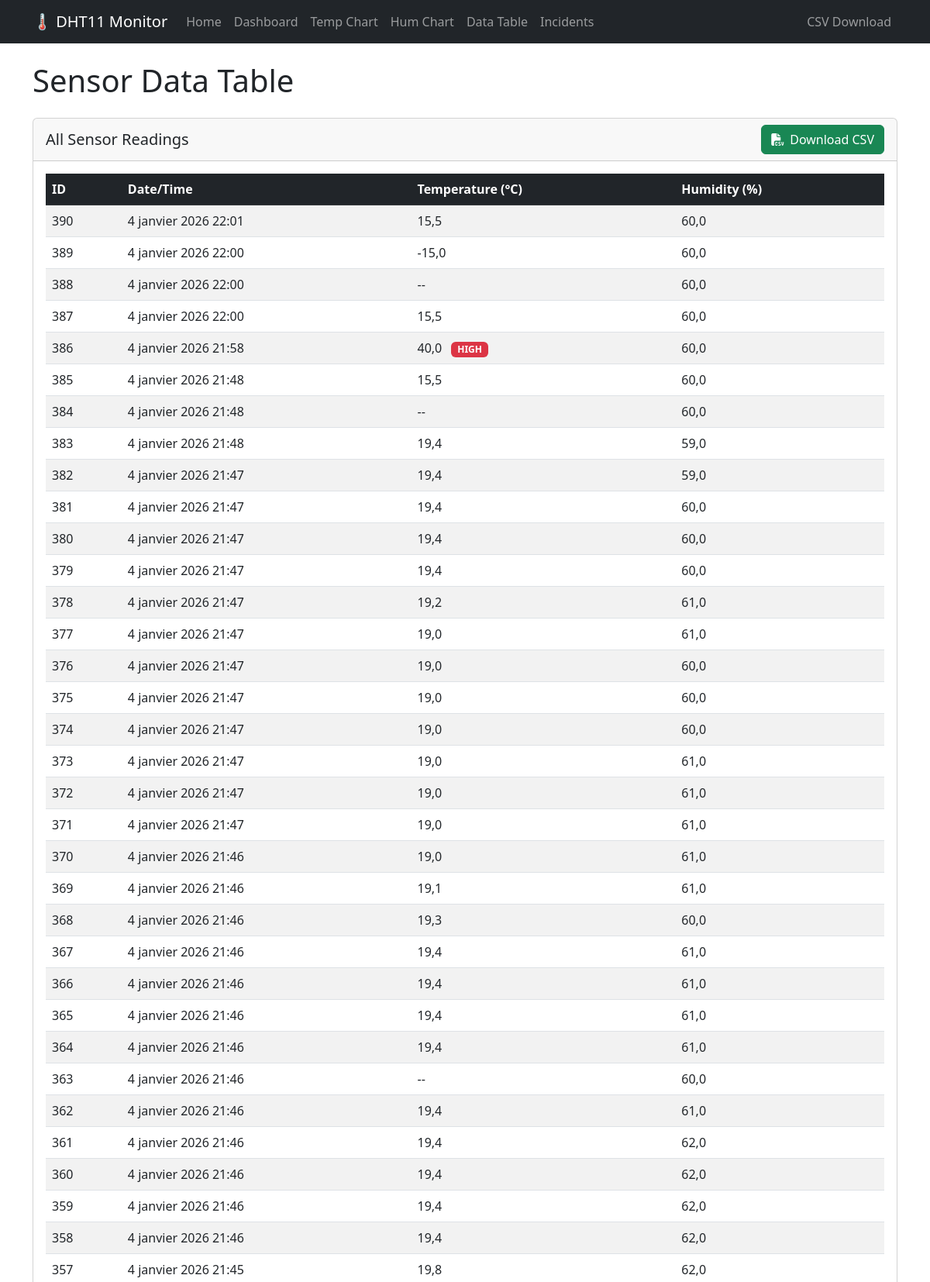
The app's page /data/ (upper part) with its own data.
### DHT/models.py (models this page shows, shortened)
class Dht11(models.Model):
    temp = models.FloatField(null=True, blank=True)
    hum = models.FloatField(null=True, blank=True)
    dt = models.DateTimeField(auto_now_add=True)
    class Meta:
        ordering = ["-dt"]

### DHT/views.py (the view)
# urls.py: path("data/", views.data_table, name="data_table"),
def data_table(request):
    latest_data = Dht11.objects.order_by("-dt")[:50]
    return render(request, "value.html", {"data_list": latest_data})

### DHT/templates/value.html (shortened to what this page needs)
{% extends 'base.html' %}
{% block content %}
<div class="row">
    <div class="col-12">
        <h1 class="mb-4">Sensor Data Table</h1>
    </div>
</div>
<div class="row">
    <div class="col-12">
        <div class="card">
            <div class="card-header d-flex justify-content-between align-items-center">
                <h5 class="card-title mb-0">All Sensor Readings</h5>
                <a href="{% url 'download_csv' %}" class="btn btn-success">
                    <i class="fas fa-file-csv me-2"></i>Download CSV
                </a>
            </div>
            <div class="card-body">
                {% if data_list %}
                    <div class="table-responsive">
                        <table class="table table-striped table-hover">
                            <thead class="table-dark">
                                <tr>
                                    <th>ID</th>
                                    <th>Date/Time</th>
                                    <th>Temperature (°C)</th>
                                    <th>Humidity (%)</th>
                                </tr>
                            </thead>
                            <tbody>
                                {% for data in data_list %}
                                <tr>
                                    <td>{{ data.id }}</td>
                                    <td>{{ data.dt }}</td>
                                    <td>
                                        {% if data.temp %}
                                            {{ data.temp }}
                                            {% if data.temp > 23 %}
                                                <span class="badge bg-danger ms-2">HIGH</span>
                                            {% endif %}
                                        {% else %}
                                            --
                                        {% endif %}
                                    </td>
                                    <td>{{ data.hum|default:"--" }}</td>
                                </tr>
                                {% endfor %}
                            </tbody>
                        </table>
                    </div>
                {% else %}
                    <div class="text-center py-5">
                        <i class="fas fa-thermometer-half fa-3x text-muted mb-3"></i>
                        <p class="lead">No sensor data available yet.</p>
                        <p>Send data to the API endpoint to start monitoring.</p>
                    </div>
                {% endif %}
            </div>
        </div>
    </div>
</div>
{% endblock %}

### records on screen
Dht11: id "390", dt "4 janvier 2026 22:01", temp "15,5", hum "60,0"
Dht11: id "389", dt "4 janvier 2026 22:00", temp "-15,0", hum "60,0"
Dht11: id "388", dt "4 janvier 2026 22:00", hum "60,0"
Dht11: id "387", dt "4 janvier 2026 22:00", temp "15,5", hum "60,0"
Dht11: id "386", dt "4 janvier 2026 21:58", temp "40,0", shows "HIGH", hum "60,0"
Dht11: id "385", dt "4 janvier 2026 21:48", temp "15,5", hum "60,0"
Dht11: id "384", dt "4 janvier 2026 21:48", hum "60,0"
Dht11: id "383", dt "4 janvier 2026 21:48", temp "19,4", hum "59,0"
Dht11: id "382", dt "4 janvier 2026 21:47", temp "19,4", hum "59,0"
Dht11: id "381", dt "4 janvier 2026 21:47", temp "19,4", hum "60,0"
Dht11: id "380", dt "4 janvier 2026 21:47", temp "19,4", hum "60,0"
Dht11: id "379", dt "4 janvier 2026 21:47", temp "19,4", hum "60,0"
Dht11: id "378", dt "4 janvier 2026 21:47", temp "19,2", hum "61,0"
Dht11: id "377", dt "4 janvier 2026 21:47", temp "19,0", hum "61,0"
Dht11: id "376", dt "4 janvier 2026 21:47", temp "19,0", hum "60,0"
Dht11: id "375", dt "4 janvier 2026 21:47", temp "19,0", hum "60,0"
Dht11: id "374", dt "4 janvier 2026 21:47", temp "19,0", hum "60,0"
Dht11: id "373", dt "4 janvier 2026 21:47", temp "19,0", hum "61,0"
Dht11: id "372", dt "4 janvier 2026 21:47", temp "19,0", hum "61,0"
Dht11: id "371", dt "4 janvier 2026 21:47", temp "19,0", hum "61,0"
Dht11: id "370", dt "4 janvier 2026 21:46", temp "19,0", hum "61,0"
Dht11: id "369", dt "4 janvier 2026 21:46", temp "19,1", hum "61,0"
Dht11: id "368", dt "4 janvier 2026 21:46", temp "19,3", hum "60,0"
Dht11: id "367", dt "4 janvier 2026 21:46", temp "19,4", hum "61,0"
Dht11: id "366", dt "4 janvier 2026 21:46", temp "19,4", hum "61,0"
Dht11: id "365", dt "4 janvier 2026 21:46", temp "19,4", hum "61,0"
Dht11: id "364", dt "4 janvier 2026 21:46", temp "19,4", hum "61,0"
Dht11: id "363", dt "4 janvier 2026 21:46", hum "60,0"
Dht11: id "362", dt "4 janvier 2026 21:46", temp "19,4", hum "61,0"
Dht11: id "361", dt "4 janvier 2026 21:46", temp "19,4", hum "62,0"
Dht11: id "360", dt "4 janvier 2026 21:46", temp "19,4", hum "62,0"
Dht11: id "359", dt "4 janvier 2026 21:46", temp "19,4", hum "62,0"
Dht11: id "358", dt "4 janvier 2026 21:46", temp "19,4", hum "62,0"
Dht11: id "357", dt "4 janvier 2026 21:45", temp "19,8", hum "62,0"
